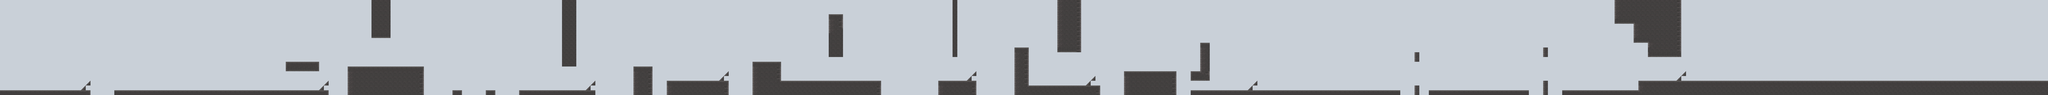

The image is a tile-based game level rendered from a .tmx file. Its description and source (layers, tilesets, objects; grid data summarised) follow:
An orthogonal 430x20 tile map with 40x40 px tiles, 2 tile layers (Back_fond, Sol), 9 tilesets and 266 objects (60x Piques, 25x Tube, 16x tremplin, 15x GrosTube, 14x Soucoupe, ...).

<map version="1.0" orientation="orthogonal" width="430" height="20" tilewidth="40" tileheight="40">
 <tileset firstgid="1" name="aith_tiles" tilewidth="40" tileheight="40">
  <image source="../../gfx/misc/aith_tiles.png" width="240" height="120" />
 </tileset>
 <tileset firstgid="19" name="background_exterieur_middle" tilewidth="320" tileheight="560">
  <image source="background_exterieur_middle.png" width="1920" height="1780" />
 </tileset>
 <tileset firstgid="37" name="background_exterieur_near" tilewidth="800" tileheight="720">
  <image source="background_exterieur_near.png" width="2400" height="2160" />
 </tileset>
 <tileset firstgid="46" name="background_exterieur_far" tilewidth="320" tileheight="480">
  <image source="background_exterieur_far.png" width="1600" height="480" />
 </tileset>
 <tileset firstgid="51" name="fond" tilewidth="40" tileheight="40">
  <image source="fond.png" width="80" height="40" />
 </tileset>
 <tileset firstgid="53" name="background_exterieur_clouds" tilewidth="400" tileheight="400">
  <image source="background_exterieur_clouds.png" width="1600" height="1601" />
 </tileset>
 <tileset firstgid="69" name="troika" tilewidth="120" tileheight="40">
  <image source="../../gfx/gameplay/troika.png" width="120" height="40" />
 </tileset>
 <tileset firstgid="70" name="boss_exterieur" tilewidth="400" tileheight="400">
  <image source="../../gfx/gameplay/boss_exterieur.png" width="400" height="400" />
 </tileset>
 <tileset firstgid="71" name="tileset_tremplin_80" tilewidth="80" tileheight="80">
  <image source="../../gfx/gameplay/tileset_tremplin_80.png" width="240" height="80" />
 </tileset>
 <layer name="Back_fond" width="430" height="20" opacity="0.9">
  <data>[8600 cells, 8600 non-empty, 1 distinct tile ids]</data>
 </layer>
 <objectgroup name="Back_clouds" width="430" height="20">
  <object gid="55" x="9320" y="520" />
  <object gid="58" x="9960" y="520" />
  <object gid="55" x="10560" y="680" />
  <object gid="61" x="10760" y="560" />
  <object gid="62" x="11160" y="560" />
  <object gid="59" x="11440" y="600" />
  <object gid="60" x="11760" y="640" />
  <object gid="60" x="13320" y="600" />
  <object gid="58" x="14000" y="600" />
  <object gid="55" x="14400" y="600" />
  <object gid="58" x="8000" y="600" />
  <object gid="59" x="8200" y="520" />
  <object gid="55" x="7360" y="640" />
  <object gid="54" x="6680" y="520" />
  <object gid="59" x="5680" y="640" />
  <object gid="61" x="5000" y="600" />
  <object gid="62" x="5400" y="600" />
  <object gid="58" x="4760" y="640" />
  <object gid="59" x="4080" y="680" />
  <object gid="55" x="4280" y="640" />
  <object gid="58" x="2640" y="640" />
  <object gid="54" x="2360" y="560" />
  <object gid="59" x="1520" y="680" />
  <object gid="55" x="960" y="600" />
  <object gid="58" x="1080" y="680" />
  <object gid="57" x="120" y="600" />
 </objectgroup>
 <objectgroup name="Back_far" width="430" height="20">
  <object gid="47" x="120" y="800" />
  <object gid="48" x="680" y="800" />
  <object gid="49" x="1120" y="800" />
  <object gid="50" x="1560" y="800" />
  <object gid="49" x="1920" y="800" />
  <object gid="48" x="2360" y="800" />
  <object gid="49" x="2760" y="800" />
  <object gid="50" x="3200" y="800" />
  <object gid="49" x="3640" y="800" />
  <object gid="48" x="3920" y="800" />
  <object gid="49" x="4360" y="800" />
  <object gid="50" x="4800" y="800" />
  <object gid="49" x="5280" y="800" />
  <object gid="48" x="5920" y="800" />
  <object gid="49" x="5600" y="800" />
  <object gid="50" x="6280" y="800" />
  <object gid="49" x="6600" y="800" />
  <object gid="47" x="6960" y="800" />
  <object gid="47" x="7920" y="800" />
  <object gid="48" x="7520" y="800" />
  <object gid="49" x="8400" y="800" />
  <object gid="50" x="8880" y="800" />
  <object gid="48" x="9280" y="800" />
  <object gid="47" x="9760" y="800" />
  <object gid="48" x="10240" y="800" />
  <object gid="49" x="10720" y="800" />
  <object gid="47" x="11160" y="800" />
  <object gid="48" x="11840" y="800" />
  <object gid="49" x="12080" y="800" />
  <object gid="48" x="12520" y="800" />
  <object gid="50" x="12800" y="800" />
  <object gid="48" x="13120" y="800" />
  <object gid="49" x="13480" y="800" />
  <object gid="47" x="13880" y="680" />
  <object gid="49" x="14480" y="680" />
  <object gid="50" x="14920" y="680" />
  <object gid="48" x="15480" y="680" />
  <object gid="49" x="15200" y="680" />
 </objectgroup>
 <objectgroup name="Back_middle" width="430" height="20">
  <object gid="20" x="200" y="800" />
  <object gid="22" x="760" y="800" />
  <object gid="24" x="1400" y="800" />
  <object gid="22" x="2240" y="800" />
  <object gid="25" x="2800" y="800" />
  <object gid="22" x="3360" y="800" />
  <object gid="24" x="3880" y="800" />
  <object gid="22" x="4520" y="800" />
  <object gid="20" x="5040" y="800" />
  <object gid="22" x="5960" y="800" />
  <object gid="24" x="6600" y="800" />
  <object gid="22" x="7200" y="800" />
  <object gid="23" x="7840" y="800" />
  <object gid="23" x="9920" y="760" />
  <object gid="21" x="8480" y="800" />
  <object gid="22" x="9560" y="800" />
  <object gid="24" x="10320" y="800" />
  <object gid="25" x="11440" y="760" />
  <object gid="22" x="12200" y="760" />
  <object gid="20" x="13160" y="760" />
  <object gid="22" x="12720" y="800" />
  <object gid="24" x="13560" y="800" />
  <object gid="24" x="15160" y="680" />
  <object gid="25" x="14160" y="680" />
  <object gid="20" x="14640" y="680" />
  <object gid="20" x="15680" y="680" />
  <object gid="24" x="9240" y="800" />
 </objectgroup>
 <objectgroup name="Back_near" width="430" height="20" visible="0">
  <object gid="41" x="1480" y="760" />
  <object gid="45" x="4320" y="760" />
  <object gid="44" x="3000" y="800" />
  <object gid="38" x="5840" y="800" />
  <object gid="40" x="6640" y="800" />
  <object gid="43" x="7160" y="800" />
  <object gid="44" x="8440" y="800" />
  <object gid="45" x="9960" y="800" />
  <object gid="42" x="10560" y="760" />
  <object gid="41" x="12520" y="800" />
  <object gid="43" x="13240" y="760" />
 </objectgroup>
 <layer name="Sol" width="430" height="20" opacity="0.9">
  <data>[8600 cells, 1184 non-empty, 14 distinct tile ids]</data>
 </layer>
 <objectgroup color="#ff2718" name="Gameplay" width="430" height="20" opacity="0.9">
  <!-- 164 objects omitted --></objectgroup>
</map>
<!-- 164 of 266 objects omitted -->
